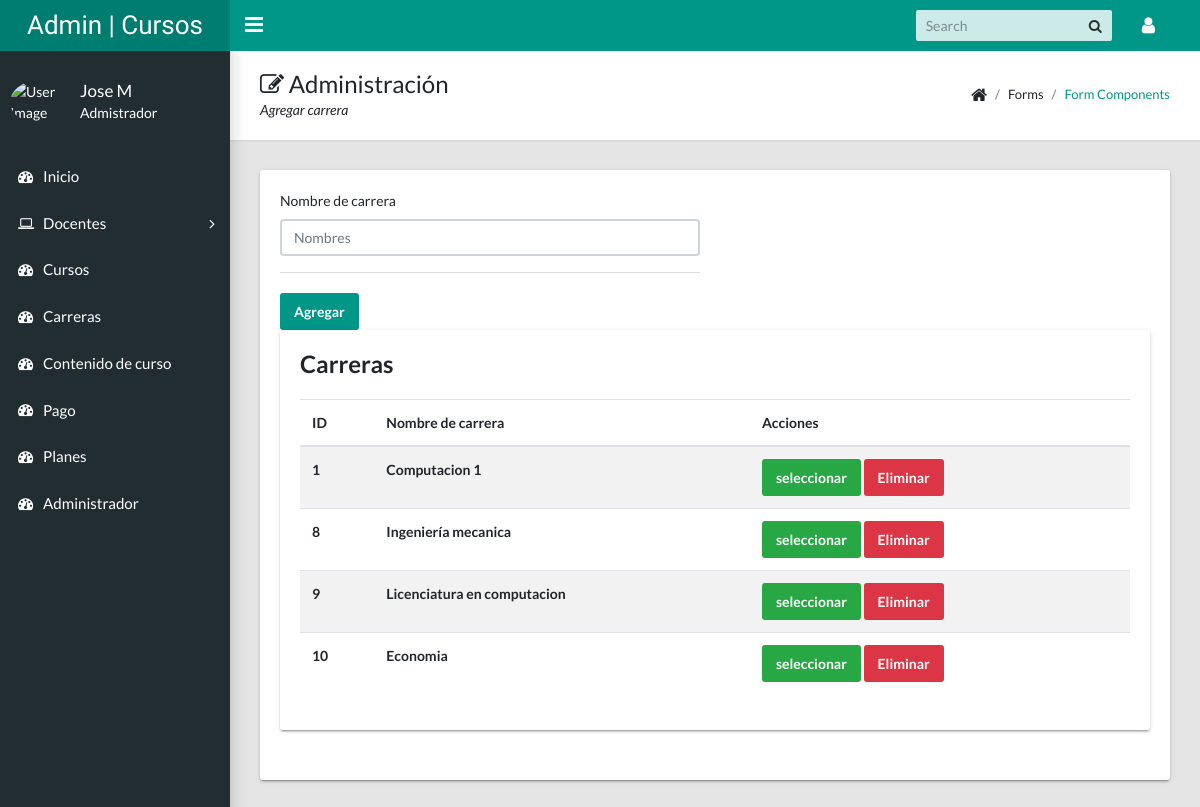
/admin/vistaCarrera.php (signed in), run on the app's committed database.
### tables this page shows
CREATE TABLE `carrera` (
  `Id` int(11) NOT NULL,
  `Nombre` varchar(50) NOT NULL
);

### admin/modulos/carrera.php (called while the page is built, shortened)
<?php
include_once "../config/conexion.php";
$nombreCarrera = isset($_POST['nombreCurso']) ? $_POST['nombreCurso'] : "";
$sql = "SELECT * FROM carrera ORDER BY Id ASC";
$sentencia = $pdo->prepare($sql);
$sentencia->execute();
$resultado = $sentencia->fetchAll(PDO::FETCH_ASSOC);
?>

### admin/vistaCarrera.php (the view, shortened to what this page needs)
<?php include_once "templates/header.php";   ?>
<?php include_once "templates/sidebar.php";   ?>
<?php include_once "modulos/carrera.php";   ?>
<main class="app-content">
  <div class="app-title">
    <div>
      <h1><i class="fa fa-edit"></i> Administración</h1>
      <p>Agregar carrera</p>
    </div>
    <ul class="app-breadcrumb breadcrumb">
      <li class="breadcrumb-item"><i class="fa fa-home fa-lg"></i></li>
      <li class="breadcrumb-item">Forms</li>
      <li class="breadcrumb-item"><a href="#">Form Components</a></li>
    </ul>
  </div>
  <div class="row">
    <div class="col-md-12">
      <div class="tile">
        <div class="row">
          <div class="col-lg-6">
            <form action="" method="POST" enctype="multipart/form-data">
              <div class="form-group">
                <label for="Nombres">Nombre de carrera</label>
                <input name="nombreCurso" class="form-control" id="Nombres" type="text" placeholder="Nombres" value="<?php echo $nombreCarrera ?>">
              </div>
              <div class="tile-footer">
            <?php if (isset($_POST['seleccionar'])) { ?>
		        <input name="accion" value="Actualizar" class="btn btn-primary" type="submit">
            <?php }else{ ?>
            <input name="accion" value="Agregar" class="btn btn-primary" type="submit">
            <?php } ?>
		      </div>
            </form>
          </div>
        <div class="col-md-12">
          <div class="tile">
            <h3 class="tile-title">Carreras</h3>
            <div class="table-responsive">
              <table class="table table-striped">
                <thead>
                  <tr>
                    <th>ID</th>
                    <th>Nombre de carrera</th>
                    <th>Acciones</th>
                  </tr>
                </thead>
                <tbody>
                  	<?php foreach ($resultado as $data) : ?>
                  		<tr>
                  			<th><?php echo $data['Id'] ?></th>
                  			<th><?php echo $data['Nombre'] ?></th>
                  			<th>
                  				<form action="" method="POST" enctype="multipart/form-data">
                            <input class="btn btn-success" type="submit" name="seleccionar" value="seleccionar">
                          <button class="btn btn-danger" type="submit" name="accion" value="Eliminar">Eliminar</button>
                          </form>
                  			</th>
                  		</tr>
                  	<?php endforeach ?>
                </tbody>
              </table>
            </div>
          </div>
        </div>
      </div>
        </div>
      </div>
    </div>
</main>
<?php include_once "templates/footer.php"; ?>

### data on the page
carrera: Id "1", Nombre "Computacion 1"
carrera: Id "8", Nombre "Ingeniería mecanica"
carrera: Id "9", Nombre "Licenciatura en computacion"
carrera: Id "10", Nombre "Economia"

### other printed values
$_SESSION['admin']['Nombres'] "Jose M"
